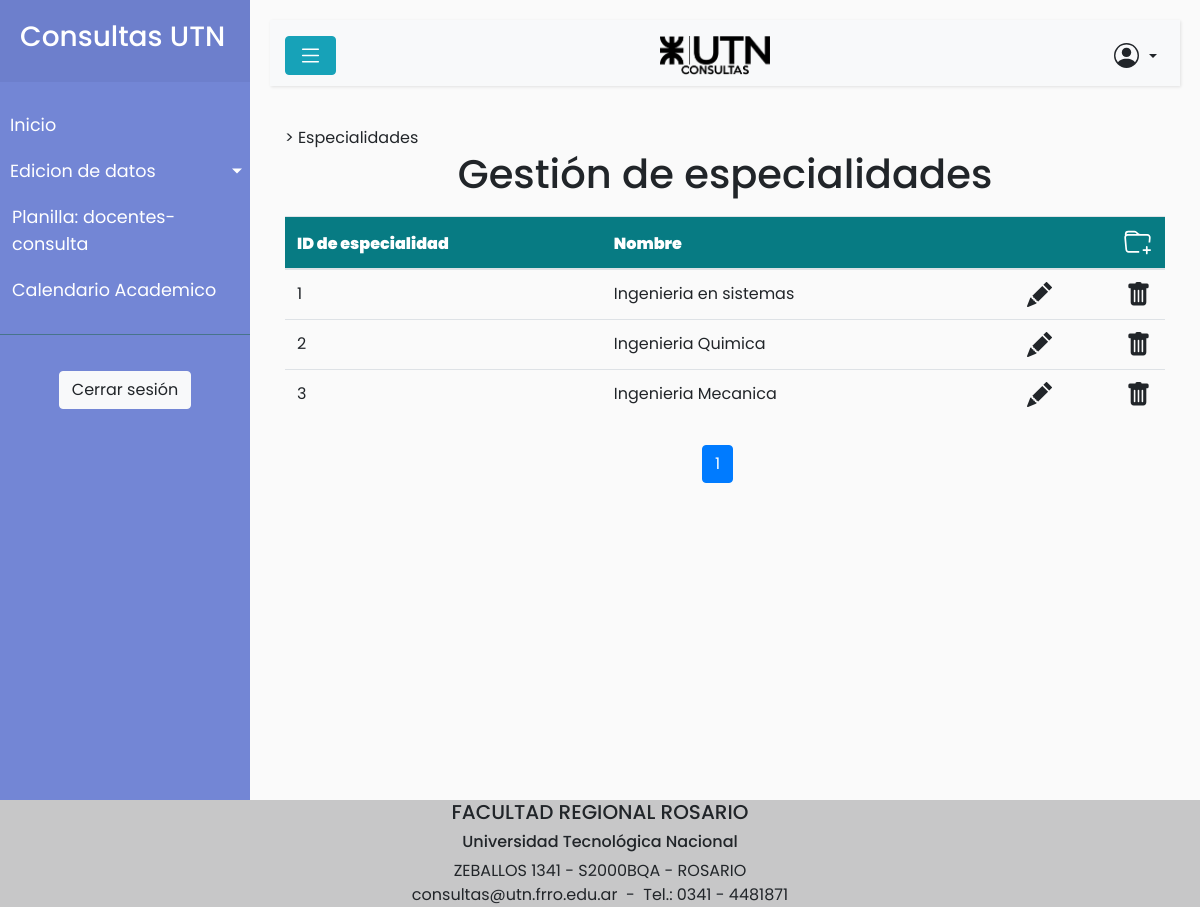
The app's page /abmEspecialidades.php (signed in) with its own data.
### tables this page shows
CREATE TABLE `especialidades` (
  `id_especialidad` int NOT NULL AUTO_INCREMENT,
  `descripcion` varchar(45) NOT NULL,
  PRIMARY KEY (`id_especialidad`)
);

### abmEspecialidades.php (the view, shortened to what this page needs)
<!DOCTYPE html>
<html lang="es">
<head>
</head>
<body>
<?php
if (isset($_SESSION['usuario']) & $_SESSION['rol']!=3){
    header("location:index.php");
}
elseif (isset($_SESSION['usuario']) & $_SESSION['rol']==3){
    include("conexion.inc");
    include("headerAdmin.php");
    try {
        $vSql = "SELECT * FROM especialidades";
        $vResultado = mysqli_query($link, $vSql);
        $results_per_page = 3;
        $data = mysqli_fetch_all($vResultado, MYSQLI_ASSOC);
        $total_pages = ceil(count($data) / $results_per_page);
        if (isset($_GET['page']) && is_numeric($_GET['page']) && $_GET['page'] <= $total_pages) {
            $current_page = (int) $_GET['page'];
        }
        else if (isset($_POST['page']) && is_numeric($_POST['page']) && $_POST['page'] <= $total_pages) {
            $current_page = (int) $_POST['page'];
        }
        else {
            $current_page = 1;
        }
        $offset = ($current_page - 1) * $results_per_page;
        $data_page = array_slice($data, $offset, $results_per_page);
    } catch (mysqli_sql_exception $e) {
        $total_pages = 0;
        $data_page = [];
        $vTipoMensaje = "danger";
        $vMensaje = "Error recuperando las especialidades de la base de datos.";
    }
    ?>
    <h1>Gestión de especialidades</h1>
        <div class="table-responsive">
        <table class="table">
            <thead style="background-color: #077b83; color: #ffff ;">
                <tr>
                    <th><b>ID de especialidad</b></th>
                    <th><b>Nombre</b></th>
                    <th><b></b></th>
                    <th>
                        <a title="Agregar" class="nav-item" href="#modalAlta" data-toggle="modal" data-target="#modalAlta" style="float:right;">
                        </a>
                    </th>
                </tr>
            </thead>
            <tbody>
            <?php
    foreach ($data_page as $fila)
    {?>
            <tr>
                <td><?php echo ($fila['id_especialidad']); ?></td>
                <td><?php echo ($fila['descripcion']); ?></td>
                <td>
                    <a title="Editar" class="nav-item" href="#modalModif<?php echo ($fila['id_especialidad']);?>" data-toggle="modal"
                        data-target="#modalModif<?php echo ($fila['id_especialidad']); ?>" style="float:right;">
                    </a>
                </td>
                <td>
                    <a title="Eliminar" class="nav-item" href="#modalbaja<?php echo ($fila['id_especialidad']);?>" data-toggle="modal"
                        data-target="#modalbaja<?php echo ($fila['id_especialidad']); ?>" style="float:right;">
                    </a>
                </td>
            </tr>
            <?php
        }?>
        </tbody>
        </table>
        </div>
        <ul class="pagination">
        <?php
for ($page = 1; $page <= $total_pages; $page++) {?>
    <li class="page-item
    <?php
    if ($page == $current_page) {
        echo 'active';
    }?>"><a class="page-link" href="<?php echo('abmEspecialidades.php?page='.$page)?>"><?php echo($page)?></a></li>
<?php }
?>
</ul>
        <p>&nbsp;</p>
        <?php
}
else {
    header("location:index.php");
}
?>
</body>

### styles.css (style rules this page uses)
body { font-family: 'Poppins', sans-serif; background: #fafafa; }
p { font-family: 'Poppins', sans-serif; font-size: 1.1em; font-weight: 300; line-height: 1.7em; color: #999; }
a, a:hover, a:focus { color: inherit; text-decoration: none; transition: all 0.3s; }
.nav-item { margin-right: 2px; margin-left: 2px; }

### records on screen
especialidades: id_especialidad "1", descripcion "Ingenieria en sistemas"
especialidades: id_especialidad "2", descripcion "Ingenieria Quimica"
especialidades: id_especialidad "3", descripcion "Ingenieria Mecanica"

### other values on screen
$fila['descripcion'] "Especialidades"
